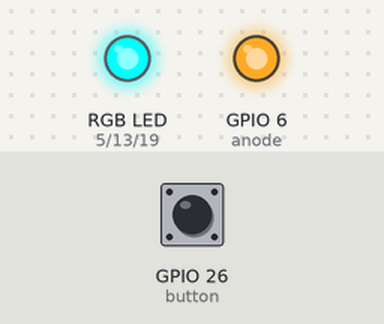
Bench run of a program on a simulated Raspberry Pi (BCM pin numbers). Parts: an RGB LED mixed from three pins (HIGH = lit), output pins drawn as LEDs (lit = HIGH). The inputs (shaded band) are chosen by the test bench; at power-on: GPIO 26 (button) LOW. Random numbers come from a fixed seed. At 7.5 s the program stops and its outputs stay as they are.

Above: at 2.6 s.
5.1 s: GPIO 26 (button) pulled HIGH for 2.85 s
At 7.2 s:
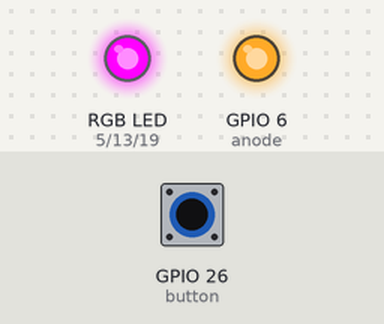
At 7.9 s:
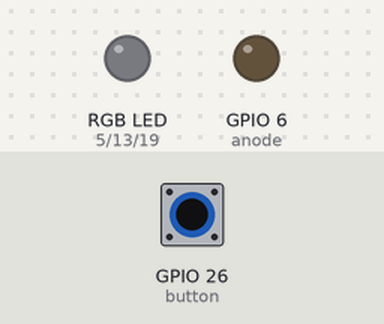
Timing chart, 0 to 9.0 s (numbered marks = the images above; inputs shaded):
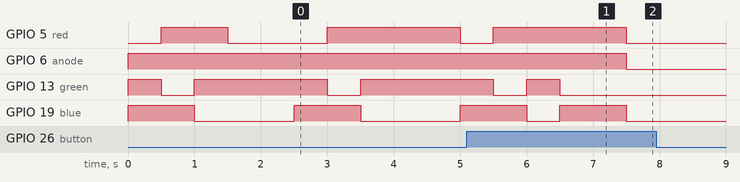

The program:

RGBCycle.py
```python
import RPi.GPIO as GPIO
from time import sleep
from random import randint

GPIO.setmode(GPIO.BCM)
GPIO.setwarnings(False)

red = 5
green = 13
blue = 19
anode = 6
button = 26 #USING PUSHBUTTON TO CANCEL THE PROGRAM

GPIO.setup(anode, GPIO.OUT)
GPIO.setup(blue, GPIO.OUT)
GPIO.setup(green, GPIO.OUT)
GPIO.setup(red, GPIO.OUT)
GPIO.setup(button, GPIO.IN)

GPIO.output(anode, 1)

while not GPIO.input(26):
	#RED
	GPIO.output(blue, 1)
	GPIO.output(red, 0)
	GPIO.output(green, 1)
	sleep(0.5)
	#GREEN
	GPIO.output(blue, 1)
	GPIO.output(red, 1)
	GPIO.output(green, 0)
	sleep(0.5)
	#BLUE
	GPIO.output(blue, 0)
	GPIO.output(red, 1)
	GPIO.output(green, 1)
	sleep(0.5)
	#RANDOM RGB COLOR
	GPIO.output(blue, randint(0,1))
	GPIO.output(red, randint(0,1))
	GPIO.output(green, randint(0,1))
	sleep(1)

GPIO.cleanup()
```

Measured:
- after the input at 5.1 s, GPIO 6 (anode): HIGH → LOW after 2.4 s
